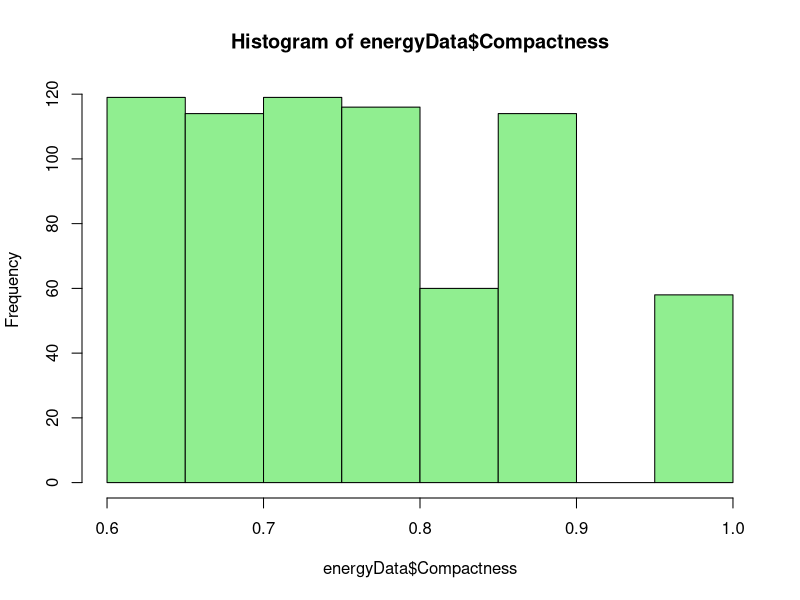
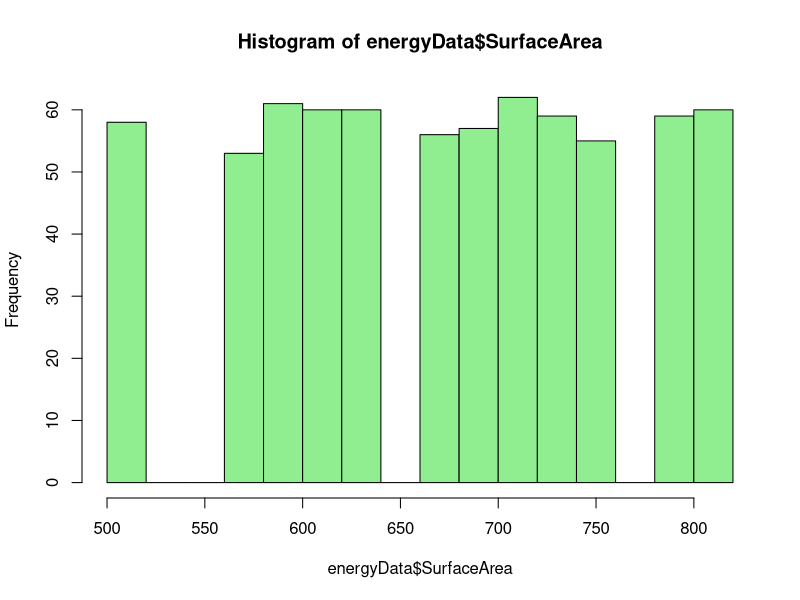
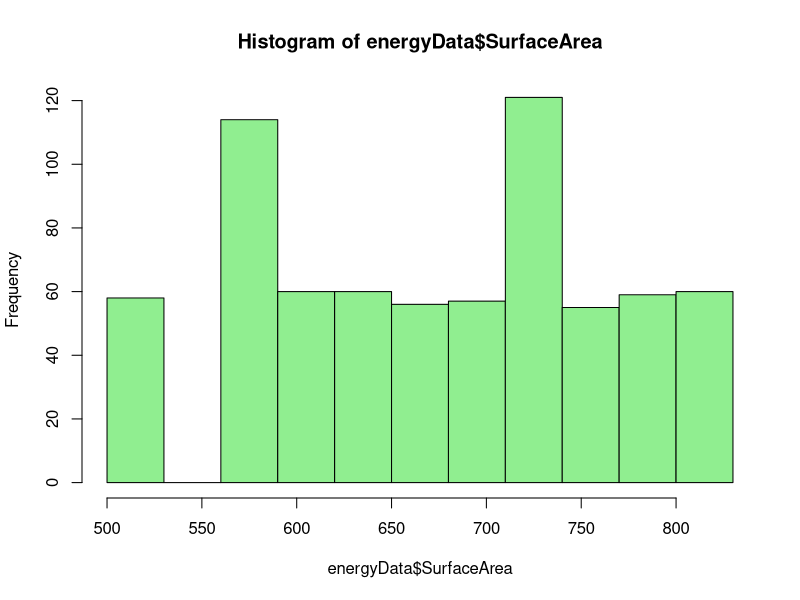
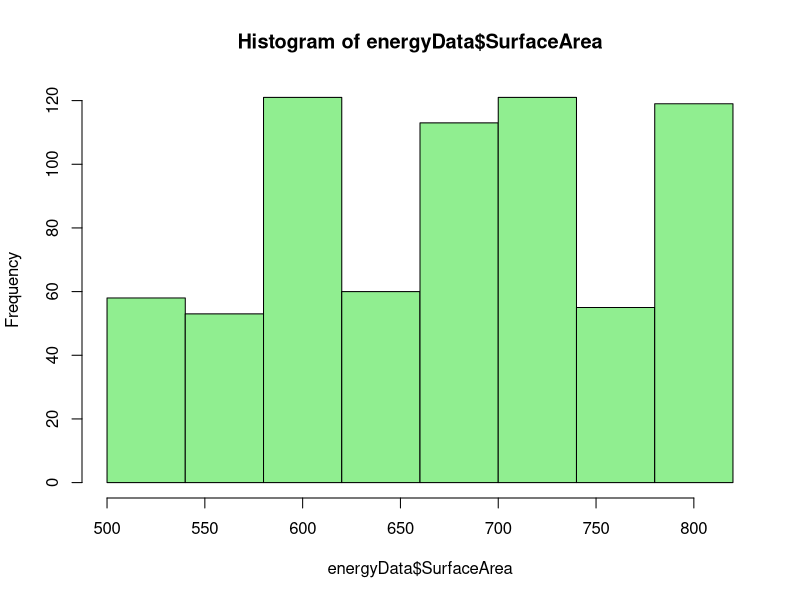
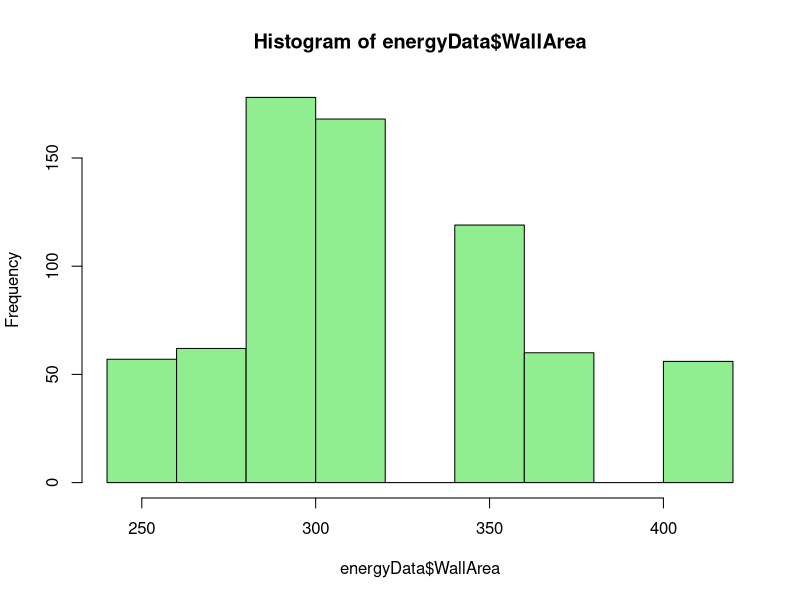
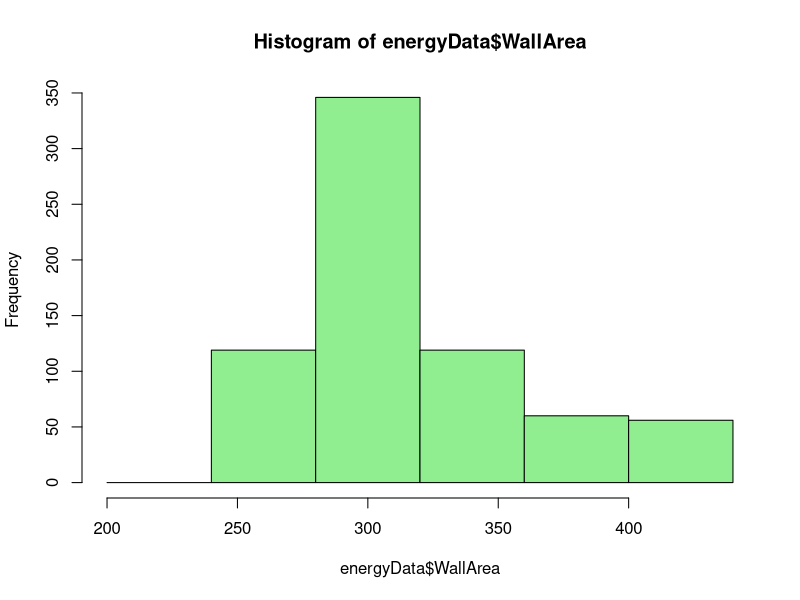
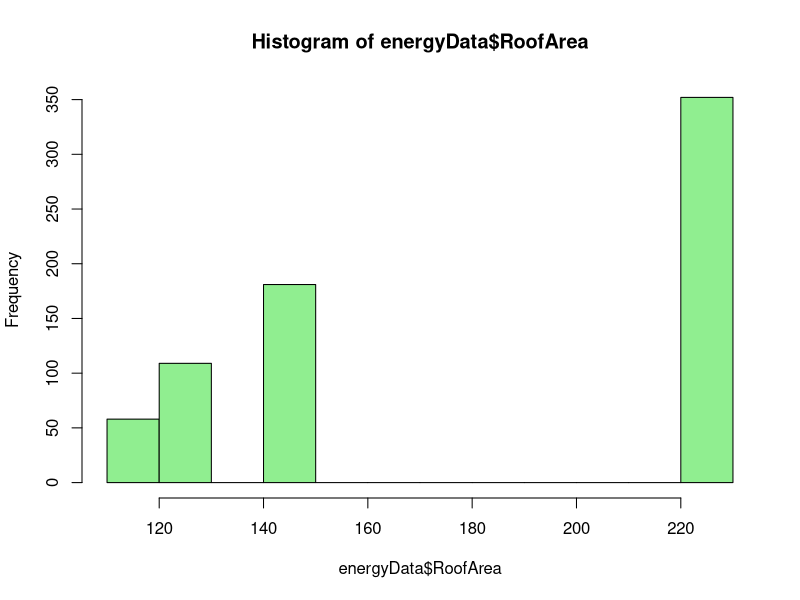
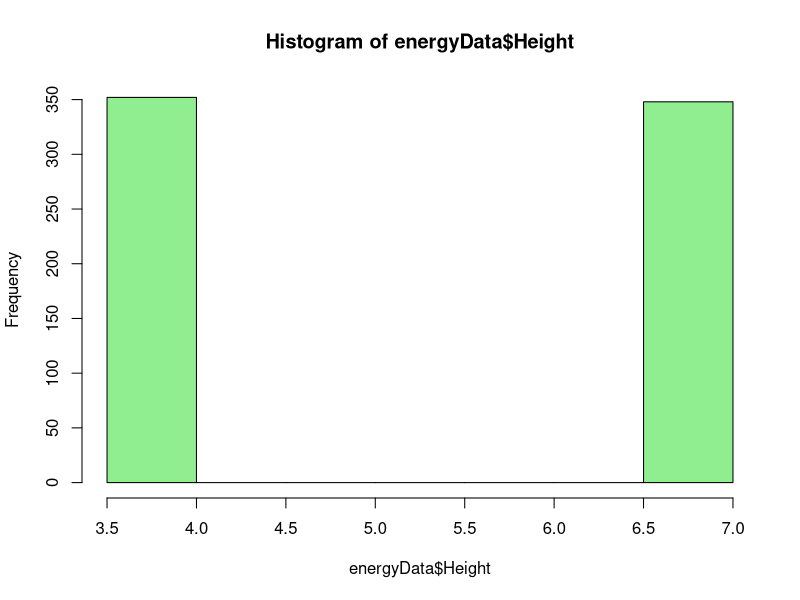

Generate these figures, in order, with R:
## ---- chunk 1
knitr::opts_chunk$set(echo = TRUE)
## ---- chunk 2
energyData <- read.csv("assign1_EnergyData.csv", header = TRUE)
str(energyData)
## ---- chunk 3
dim(energyData)
names(energyData)
head(energyData)
tail(energyData)
summary(energyData)
## ---- chunk 4
hist(energyData$Compactness,col = 'lightgreen') #numeric
## ---- chunk 5
hist(energyData$SurfaceArea,col = 'lightgreen') #numeric
## ---- chunk 6
hist(energyData$SurfaceArea,breaks = seq(500, 850, by = 30),col = 'lightgreen') #numeric
hist(energyData$SurfaceArea,breaks = seq(500, 850, by = 40),col = 'lightgreen') #numeric
## ---- chunk 7
hist(energyData$WallArea,col = 'lightgreen') #numeric
## ---- chunk 8
hist(energyData$WallArea,breaks = seq(200, 450, by = 40),col = 'lightgreen') 
## ---- chunk 9
hist(energyData$RoofArea,col = 'lightgreen') #numeric There is a big gap
hist(energyData$Height,col = 'lightgreen') #category
hist(energyData$Orientation,col = 'lightgreen') #category
hist(energyData$GlazingArea,col = 'lightgreen') #category
hist(energyData$GAreaDist,col = 'lightgreen') #category
hist(energyData$HeatingLoad,col = 'lightgreen') #target
hist(energyData$CoolingLoad,col = 'lightgreen') #target
## ---- chunk 10
roofArea <- as.factor(energyData$RoofArea)
barplot(table(roofArea), col = 'lightgreen')

orientation <- as.factor(energyData$Orientation)
barplot(table(orientation), col = 'lightgreen')

gArea <- as.factor(energyData$GlazingArea)
barplot(table(gArea), col = 'lightgreen')

gAreaDist <- as.factor(energyData$GAreaDist)
barplot(table(gAreaDist), col = 'lightgreen')

height <- as.factor(energyData$Height)
barplot(table(height), col = 'lightgreen')
## ---- chunk 11
boxplot(energyData$Compactness, horizontal = TRUE, col = 'steelblue')
boxplot(energyData$SurfaceArea, horizontal = TRUE, col = 'steelblue')
boxplot(energyData$WallArea, horizontal = TRUE, col = 'steelblue')
boxplot(energyData$RoofArea, horizontal = TRUE, col = 'steelblue')
boxplot(energyData$Height, horizontal = TRUE, col = 'steelblue')
boxplot(energyData$Orientation, horizontal = TRUE, col = 'steelblue')
boxplot(energyData$GlazingArea, horizontal = TRUE, col = 'steelblue')
boxplot(energyData$GAreaDist, horizontal = TRUE, col = 'steelblue')
boxplot(energyData$HeatingLoad, horizontal = TRUE, col = 'steelblue')
boxplot(energyData$CoolingLoad, horizontal = TRUE, col = 'steelblue')
## ---- chunk 12
cor(energyData)
library(corrplot)
corrplot.mixed(cor(energyData))
## ---- chunk 13
pairs(energyData, pch = 19, col = "blue")
## ---- chunk 14
lmHeatFit1 <- lm(HeatingLoad ~ (.- CoolingLoad), data = energyData)
summary(lmHeatFit1)
## ---- chunk 15
lmHeatFit2 <- update(lmHeatFit1, ~ . - (RoofArea + Orientation), data = energyData)
summary(lmHeatFit2)
## ---- chunk 16
lmHeatFit3 <- update(lmHeatFit2, ~ . + SurfaceArea:Height, data = energyData)
summary(lmHeatFit3)
## ---- chunk 17
lmHeatFit4 <- update(lmHeatFit3, ~ . - WallArea, data = energyData)
summary(lmHeatFit4)
## ---- chunk 18
plot(lmHeatFit4)
## ---- chunk 19
cd <- cooks.distance(lmHeatFit4)
energyData.clean <- energyData[abs(cd) < 4/nrow(energyData), ] #cleaning the outlier? That's it
nrow(energyData.clean)
formula(lmHeatFit4)
lmHeatFit <- lm(formula(lmHeatFit4), data = energyData.clean)
summary(lmHeatFit)
## ---- chunk 20
plot(lmHeatFit)
## ---- chunk 21
lmCoolFit1 <- lm(CoolingLoad ~ (.- HeatingLoad), data = energyData)
summary(lmCoolFit1)
## ---- chunk 22
lmCoolFit2 <- update(lmCoolFit1, ~ . - RoofArea, data = energyData)
summary(lmCoolFit2)
## ---- chunk 23
lmCoolFit3 <- update(lmCoolFit2, ~ . - (Orientation + GAreaDist), data = energyData)
summary(lmCoolFit3)
## ---- chunk 24
lmCoolFit4 <- update(lmCoolFit3, ~ . + WallArea:SurfaceArea, data = energyData)
summary(lmCoolFit4)
## ---- chunk 25
plot(lmCoolFit4)
## ---- chunk 26
cd <- cooks.distance(lmCoolFit4)
energyCoolData.clean <- energyData[abs(cd) < 4/nrow(energyData), ]
nrow(energyCoolData.clean)
formula(lmCoolFit4)
lmCoolFit <- lm(formula(lmCoolFit4), data = energyCoolData.clean)
summary(lmCoolFit)
## ---- chunk 27
plot(lmCoolFit)
## ---- chunk 28
newData <- read.csv("assign1_EnergyPred.csv", header = TRUE)
## ---- chunk 29
Heatprediction <- predict(lmHeatFit, newdata = newData)
Heatconfint <- predict(lmHeatFit, newdata = newData, interval = "confidence", level = 0.95)
Heatpredint <- predict(lmHeatFit, newdata = newData, interval = "prediction", level = 0.95)
Heatprediction
Heatconfint #confidence lvl
Heatpredint #prediction lvl
## ---- chunk 30
CoolPrediction <- predict(lmCoolFit, newdata = newData)
Coolconfint <- predict(lmCoolFit, newdata = newData, interval = "confidence", level = 0.95)
Coolpredint <- predict(lmCoolFit, newdata = newData, interval = "prediction", level = 0.95)
CoolPrediction
Coolconfint #confidence lvl
Coolpredint #prediction lvl
